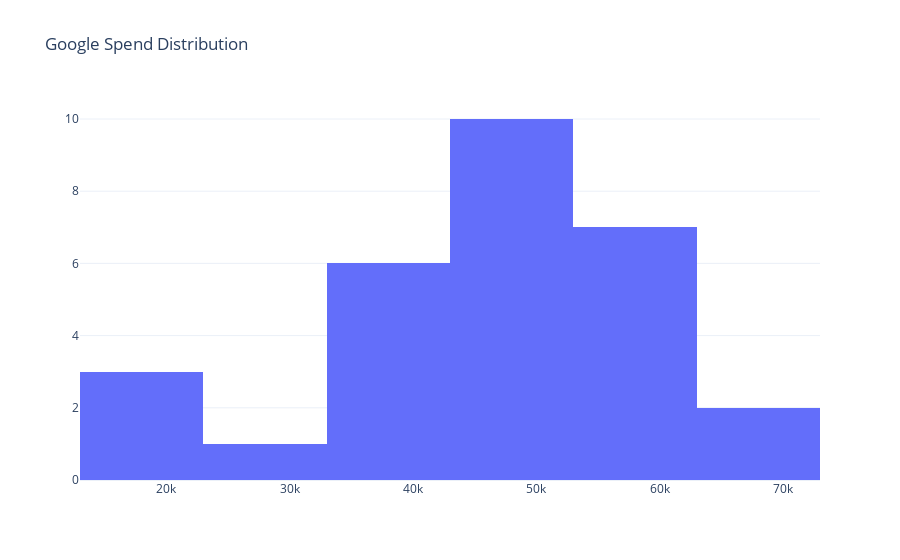

Here is the notebook cell this chart was saved with:
### Markdown cell above
The scatter plot above shows doesn't show a strong correlation between signups and spend. Let's test for normality.

### Code cell
fig = go.Figure(data=go.Histogram(x=mx_data['google_spend'], xbins=dict(start=13000, end=68000, size=10000)))
fig.update_layout(title='Google Spend Distribution')
fig.show()

### Figure 1 — Plotly figure (JSON) as saved in the notebook; plotly's stock layout.template omitted (floating-point values rounded to 4 significant figures)
{"data": [{"type": "histogram", "x": [16810.0, 34300.0, 48260.0, 46990.0, 52440.0, 60150.0, 62310.0, 59400.0, 51270.0, 46480.0, 50310.0, 23640.0, 15850.0, 50450.0, 62270.0, 67490.0, 66380.0, 57830.0, 54880.0, 52600.0, 58320.0, 51460.0, 42450.0, 42560.0, 47520.0, 39830.0, 37380.0, 34170.0, 13670.0], "xbins": {"end": 68000, "size": 10000, "start": 13000}}], "layout": {"title": {"text": "Google Spend Distribution"}}}
